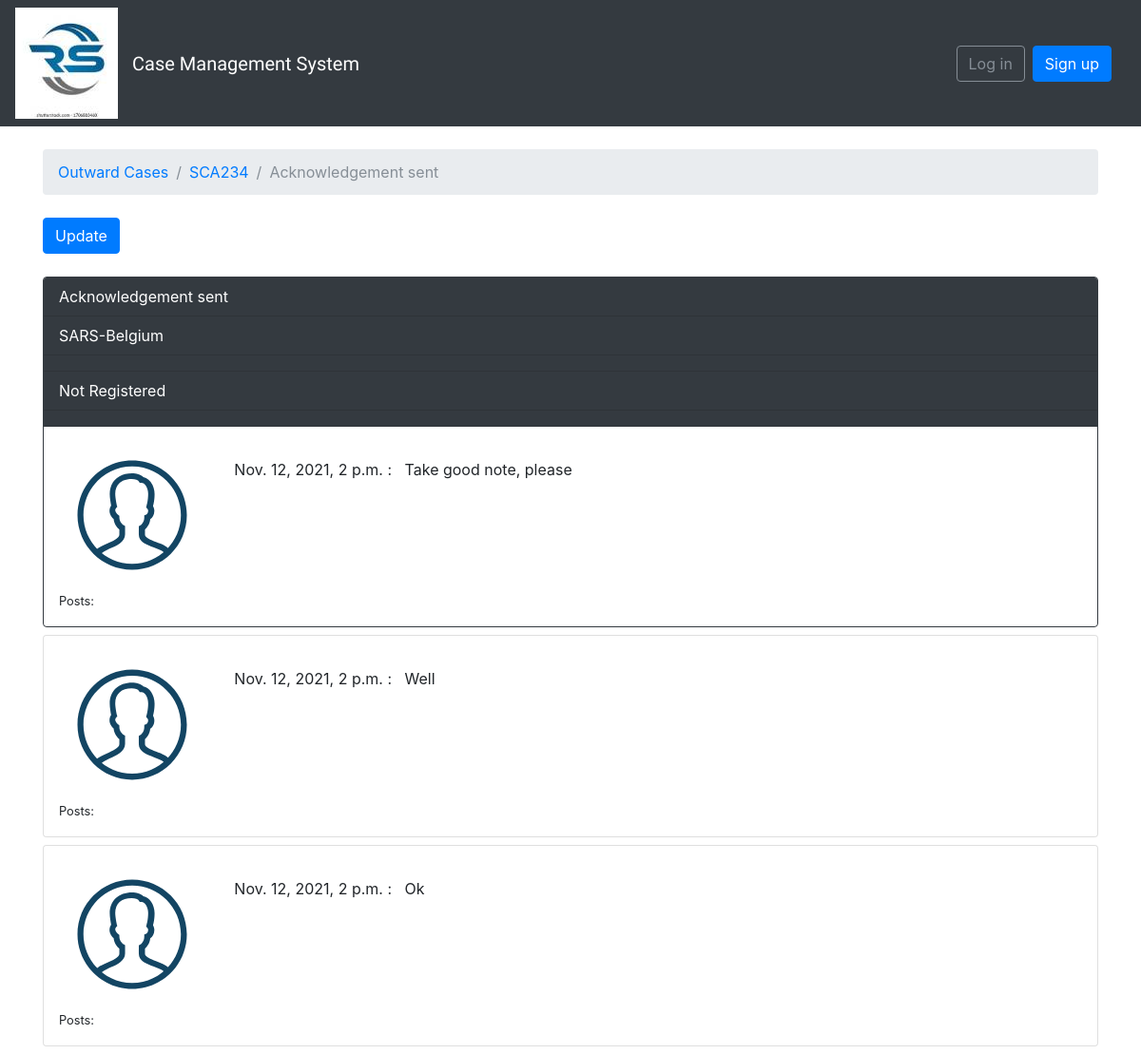
Screenshot of /outwards/1/cases/2/ with the database file from the repository.
### outwards/models.py (models this page shows, shortened)
class Case(models.Model):
    A = "Acknowledgement sent"
    B = "Case rejected"
    C = "Interim report sent"
    D = "Allocated to SRC Department"
    E = "Allocated to Third Party"
    F = "Partial / Interim Response sent"
    G = "Final Response sent"
    H = "Partial / Interim Response Received"
    I = "Final Response Received"
    J = "Case Finalised"
    progress_choices = (
        (A, 'Acknowledgement sent'), (B, 'Case rejected'),
        (C, 'Interim report sent'), (D, 'Allocated to SRC Department'), (E, 'Allocated to Third Party'),
        (F, 'Partial / Interim Response sent'), (G, 'Final Response sent'), (H, 'Partial / Interim Response Received'),
        (I, 'Final Response Received'), (J, 'Case Finalised')
    )
    A = "3 Days"
    B = "30 days"
    C = "60 days"
    D = "90 days"
    E = "120 days"
    F = "180 days"
    G = "360 days"
    span_choices = (
        (A, '3 days'), (B, '30 days'),
        (C, '60 days'), (D, '90 days'), (E, '120 days'),
        (F, '180 days'), (G, '360 days')
    )
    A = "Not Registered"
    B = "Active"
    C = "Inactive"
    D = "In Good Standing"
    E = "Non-Compliant"
    F = "Struck Off"
    G = "Dissolved"
    status_choices = (
        (A, 'Not Registered'), (B, 'Active'),
        (C, 'Inactive'), (D, 'In Good Standing'), (E, 'Non-Compliant'),
        (F, 'Struck Off'), (G, 'Dissolved'), (H, 'Not Applicable'),
    )
    A = "Bank"
    B = "BO"
    C = "Directors"
    D = "Accounting"
    E = "Invoices"
    F = "Agreements"
    G = "Contracts"
    H = "Others"
    information_choices = (
        (A, 'Bank'), (B, 'BO'),
        (C, 'Directors'),
        (D, 'Accounting'),
        (E, 'Invoices'),
        (F, 'Agreements'),
        (G, 'Contracts'),
        (H, 'Others')
    )
    progress = models.CharField(max_length=40, choices=progress_choices, default=A)
    requesting_party_reference_number = models.CharField(max_length=20, default="", editable=True)
    taxpayer_status = models.CharField(max_length=40, choices=status_choices, default=A)
    last_updated = models.DateTimeField(auto_now_add=True)
    case_age = DurationField(blank=True, null=True)
    outward = models.ForeignKey(Outward, related_name='topics', on_delete=models.CASCADE)
    initiator = models.ForeignKey(User, related_name='cases', on_delete=models.CASCADE, default=1)
    nature_of_information_requested = MultiSelectField(choices=information_choices, default=A)
    nature_of_information_received = MultiSelectField(choices=information_choices, default=A)
    date_received = models.DateField(auto_now_add=True)
    date_created = models.DateTimeField(auto_now_add=True)
    date_process_finished = models.DateTimeField(auto_now=True)
    point_of_contact_name = models.CharField(max_length=150, default="", editable=True)
    others = models.CharField(max_length=60, default="", editable=True)
    time_to_completion = models.CharField(max_length=35, choices=span_choices, default=A)
    point_of_contact_email = models.CharField(max_length=250, default="", editable=True)
    point_of_contact_telephone1 = models.CharField(max_length=150, blank=True, default="0123430000", editable=True)
    point_of_contact_telephone2 = models.CharField(max_length=150, blank=True, default="0123430001", editable=True)
    total = models.DurationField(blank=True, null=True)

class Outward(models.Model):
    A = "Request for Information"
    B = "Automatic Exchange of Information"
    C = "Spontaneous Exchange of Information"
    D = "Tax Examination Abroad"
    E = "Joint Audit"
    F = "Industry Wide Exchange of Information"
    query_choices = (
        (A, 'Request for Information'), (B, 'Automatic Exchange of Information'),
        (C, 'Spontaneous Exchange of Information'), (D, 'Tax Examination Abroad'), (E, 'Joint Audit'),
        (F, 'Industry Wide Exchange of Information'),
    )
    A = "OECD Model Tax Convention"
    B = "UN Model Tax Convention"
    C = "Global Forum Mutual Administrative Assistance Agreement"
    D = "Global Forum Model Tax Information Exchange Agreement"
    E = "African Tax Administration Forum Mutual Administrative Assistance Agreement"
    F = "Regional instruments and agreements"
    instrument_choices = (
        (A, 'OECD Model Tax Convention'), (B, 'UN Model Tax Convention'),
        (C, 'Global Forum Mutual Administrative Assistance Agreement'),
        (D, 'Global Forum Model Tax Information Exchange Agreement'),
        (E, 'African Tax Administration Forum Mutual Administrative Assistance Agreement'),
        (F, 'Regional instruments and agreements')
    )
    A = "Income Tax"
    B = "Value Added Tax"
    C = "Payroll Taxes"
    D = "Excise Tax"
    E = "Other Tax"
    type_choices = (
        (A, 'Income Tax'), (B, 'Value Added Tax'),
        (C, 'Payroll Taxes'),
        (D, 'Excise Tax'),
        (E, 'Other Tax'),
    )
    A = "Bulk"
    B = "Group"
    C = "Single"
    query_type_choices = (
        (A, 'Bulk'), (B, 'Group'),
        (C, 'Single'),
    )
    tax_period_choices = (
        ('2015', '2015'),
        ('2016', '2016'),
        ('2017', '2017'),
        ('2018', '2018'),
        ('2019', '2019'),
        ('2020', '2020'),
        ('2021', '2021'),
        ('Custom', 'Custom')
    )
    employees_list = []
    user = User.objects.all()
    for i in user:
        a = (str(i), str(i))
        employees_list.append(a)
    employee = models.CharField(max_length=100, choices=employees_list, default="")
    reference = models.CharField(max_length=12, default="SRC.I.", unique=True)
    subject = models.CharField(max_length=100, default="", editable=True)
    query = models.CharField(max_length=150, choices=query_choices, default=A)
    query_type = models.CharField(max_length=25, choices=query_type_choices, default=A)
    instrument = models.CharField(max_length=100, choices=instrument_choices, default=A)
    tax_period = models.CharField(max_length=15, default="", choices=tax_period_choices, editable=True)
    start_tax_period = models.DateField(default="2015-12-12", editable=True)
    end_tax_period = models.DateField(default="2020-12-31", editable=True)
    tax_type = models.CharField(max_length=100, choices=type_choices, default=A)
    if_other_tax_type = models.CharField(max_length=50, default="n/a", editable=True)
    country = CountryField(blank_label='select a country')
    document = models.FileField(upload_to='documents/', default="")

class Update(models.Model):
    notes = models.TextField(max_length=4000, default="", editable=True)
    case = models.ForeignKey(Case, related_name='updates', on_delete=models.CASCADE)
    created_at = models.DateTimeField(auto_now_add=True)
    updated_at = models.DateTimeField(null=True)
    author = models.ForeignKey(User, related_name='updates', on_delete=models.CASCADE)
    updated_by = models.ForeignKey(User, null=True, related_name='+', on_delete=models.CASCADE)

### boards/views.py (the view)
# urls.py: re_path(r'^outwards/(?P<pk>\d+)/cases/(?P<case_pk>\d+)/$', views.case_updates, name='case_updates'),
def case_updates(request, pk, case_pk):
    case = get_object_or_404(Case, outward__pk=pk, pk=case_pk)
    case.save()
    return render(request, 'case_updates.html', {'case': case})

### templates/case_updates.html (shortened to what this page needs)
{% extends 'base.html' %}
{% load static %}
{% block breadcrumb %}
  <li class="breadcrumb-item"><a href="{% url 'outwards' %}">Outward Cases</a></li>
  <li class="breadcrumb-item"><a href="{% url 'outward_cases' case.outward.pk %}">{{ case.outward.reference }}</a></li>
  <li class="breadcrumb-item active">{{ case.progress }}</li>
{% endblock %}
{% block content %}
  <div class="mb-4">
    <a href="{% url 'reply_case' case.outward.pk case.pk %}" class="btn btn-primary" role="button">Update</a>
  </div>
  {% for update in case.updates.all %}
    <div class="card mb-2 {% if forloop.first %}border-dark{% endif %}">
      {% if forloop.first %}
        <div class="card-header text-white bg-dark py-2 px-3">{{ case.progress }}</div>
        <div class="card-header text-white bg-dark py-2 px-3">{{ case.requesting_party_reference_number }}</div>
        <div class="card-header text-white bg-dark py-2 px-3">{{ case.nature_of_information }}</div>
        <div class="card-header text-white bg-dark py-2 px-3">{{ case.taxpayer_status }}</div>
        <div class="card-header text-white bg-dark py-2 px-3">{{ case.point_of_contact_surname }}</div>
      {% endif %}
      <div class="card-body p-3">
        <div class="row">
          <div class="col-2">
            <img src="{% static 'img/avatar.svg' %}" alt="{{ update.created_by.username }}" class="w-100">
            <small>Posts: {{ update.created_by.updates.count }}</small>
          </div>
          <div class="col-10">
            <div class="row mb-3">
              <div class="col-6">
              </div>
            </div>
            {{ update.created_at }} : &nbsp;
            {{ update.notes }}
          </div>
        </div>
      </div>
    </div>
  {% endfor %}
{% endblock %}

### rows the page displays
Case: outward.reference "SCA234", progress "Acknowledgement sent", requesting_party_reference_number "SARS-Belgium", taxpayer_status "Not Registered"
Update: created_at "Nov. 12, 2021, 2 p.m.", notes "Take good note, please"
Update: created_at "Nov. 12, 2021, 2 p.m.", notes "Well"
Update: created_at "Nov. 12, 2021, 2 p.m.", notes "Ok"
